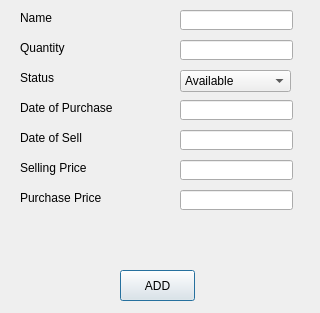
<?xml version="1.0" encoding="UTF-8"?>
<ui version="4.0">
 <class>AddItem</class>
 <widget class="QDialog" name="AddItem">
  <property name="windowModality">
   <enum>Qt::WindowModal</enum>
  </property>
  <property name="geometry">
   <rect>
    <x>0</x>
    <y>0</y>
    <width>320</width>
    <height>313</height>
   </rect>
  </property>
  <property name="windowTitle">
   <string>Add an Item</string>
  </property>
  <property name="inputMethodHints">
   <set>Qt::ImhExclusiveInputMask</set>
  </property>
  <widget class="QPushButton" name="btnAdd">
   <property name="geometry">
    <rect>
     <x>120</x>
     <y>270</y>
     <width>75</width>
     <height>31</height>
    </rect>
   </property>
   <property name="font">
    <font>
     <pointsize>9</pointsize>
    </font>
   </property>
   <property name="text">
    <string>ADD</string>
   </property>
  </widget>
  <widget class="QLabel" name="label">
   <property name="geometry">
    <rect>
     <x>20</x>
     <y>10</y>
     <width>121</width>
     <height>16</height>
    </rect>
   </property>
   <property name="font">
    <font>
     <pointsize>9</pointsize>
    </font>
   </property>
   <property name="text">
    <string>Name</string>
   </property>
  </widget>
  <widget class="QLineEdit" name="txtName">
   <property name="geometry">
    <rect>
     <x>180</x>
     <y>10</y>
     <width>113</width>
     <height>20</height>
    </rect>
   </property>
   <property name="font">
    <font>
     <pointsize>9</pointsize>
    </font>
   </property>
  </widget>
  <widget class="QLineEdit" name="txtQuantity">
   <property name="geometry">
    <rect>
     <x>180</x>
     <y>40</y>
     <width>113</width>
     <height>20</height>
    </rect>
   </property>
   <property name="font">
    <font>
     <pointsize>9</pointsize>
    </font>
   </property>
  </widget>
  <widget class="QLabel" name="label_2">
   <property name="geometry">
    <rect>
     <x>20</x>
     <y>40</y>
     <width>121</width>
     <height>16</height>
    </rect>
   </property>
   <property name="font">
    <font>
     <pointsize>9</pointsize>
    </font>
   </property>
   <property name="text">
    <string>Quantity</string>
   </property>
  </widget>
  <widget class="QLabel" name="label_3">
   <property name="geometry">
    <rect>
     <x>20</x>
     <y>70</y>
     <width>121</width>
     <height>16</height>
    </rect>
   </property>
   <property name="font">
    <font>
     <pointsize>9</pointsize>
    </font>
   </property>
   <property name="text">
    <string>Status</string>
   </property>
  </widget>
  <widget class="QLineEdit" name="txtDOP">
   <property name="geometry">
    <rect>
     <x>180</x>
     <y>100</y>
     <width>113</width>
     <height>20</height>
    </rect>
   </property>
   <property name="font">
    <font>
     <pointsize>9</pointsize>
    </font>
   </property>
  </widget>
  <widget class="QLabel" name="label_4">
   <property name="geometry">
    <rect>
     <x>20</x>
     <y>100</y>
     <width>121</width>
     <height>16</height>
    </rect>
   </property>
   <property name="font">
    <font>
     <pointsize>9</pointsize>
    </font>
   </property>
   <property name="text">
    <string>Date of Purchase</string>
   </property>
  </widget>
  <widget class="QLineEdit" name="txtDOS">
   <property name="geometry">
    <rect>
     <x>180</x>
     <y>130</y>
     <width>113</width>
     <height>20</height>
    </rect>
   </property>
   <property name="font">
    <font>
     <pointsize>9</pointsize>
    </font>
   </property>
  </widget>
  <widget class="QLabel" name="label_5">
   <property name="geometry">
    <rect>
     <x>20</x>
     <y>130</y>
     <width>121</width>
     <height>16</height>
    </rect>
   </property>
   <property name="font">
    <font>
     <pointsize>9</pointsize>
    </font>
   </property>
   <property name="text">
    <string>Date of Sell</string>
   </property>
  </widget>
  <widget class="QLineEdit" name="txtSellingPrice">
   <property name="geometry">
    <rect>
     <x>180</x>
     <y>160</y>
     <width>113</width>
     <height>20</height>
    </rect>
   </property>
   <property name="font">
    <font>
     <pointsize>9</pointsize>
    </font>
   </property>
  </widget>
  <widget class="QLabel" name="label_6">
   <property name="geometry">
    <rect>
     <x>20</x>
     <y>160</y>
     <width>121</width>
     <height>16</height>
    </rect>
   </property>
   <property name="font">
    <font>
     <pointsize>9</pointsize>
    </font>
   </property>
   <property name="text">
    <string>Selling Price</string>
   </property>
  </widget>
  <widget class="QLineEdit" name="txtPurchasePrice">
   <property name="geometry">
    <rect>
     <x>180</x>
     <y>190</y>
     <width>113</width>
     <height>20</height>
    </rect>
   </property>
   <property name="font">
    <font>
     <pointsize>9</pointsize>
    </font>
   </property>
  </widget>
  <widget class="QLabel" name="label_7">
   <property name="geometry">
    <rect>
     <x>20</x>
     <y>190</y>
     <width>121</width>
     <height>16</height>
    </rect>
   </property>
   <property name="font">
    <font>
     <pointsize>9</pointsize>
    </font>
   </property>
   <property name="text">
    <string>Purchase Price</string>
   </property>
  </widget>
  <widget class="QComboBox" name="cmbStatus">
   <property name="geometry">
    <rect>
     <x>180</x>
     <y>70</y>
     <width>111</width>
     <height>22</height>
    </rect>
   </property>
   <item>
    <property name="text">
     <string>Available</string>
    </property>
   </item>
   <item>
    <property name="text">
     <string>Expired</string>
    </property>
   </item>
   <item>
    <property name="text">
     <string>Sold</string>
    </property>
   </item>
   <item>
    <property name="text">
     <string>Return</string>
    </property>
   </item>
   <item>
    <property name="text">
     <string>Spoiled</string>
    </property>
   </item>
  </widget>
  <widget class="QLabel" name="lblInfo">
   <property name="geometry">
    <rect>
     <x>100</x>
     <y>240</y>
     <width>141</width>
     <height>16</height>
    </rect>
   </property>
   <property name="text">
    <string/>
   </property>
  </widget>
 </widget>
 <resources/>
 <connections/>
</ui>
